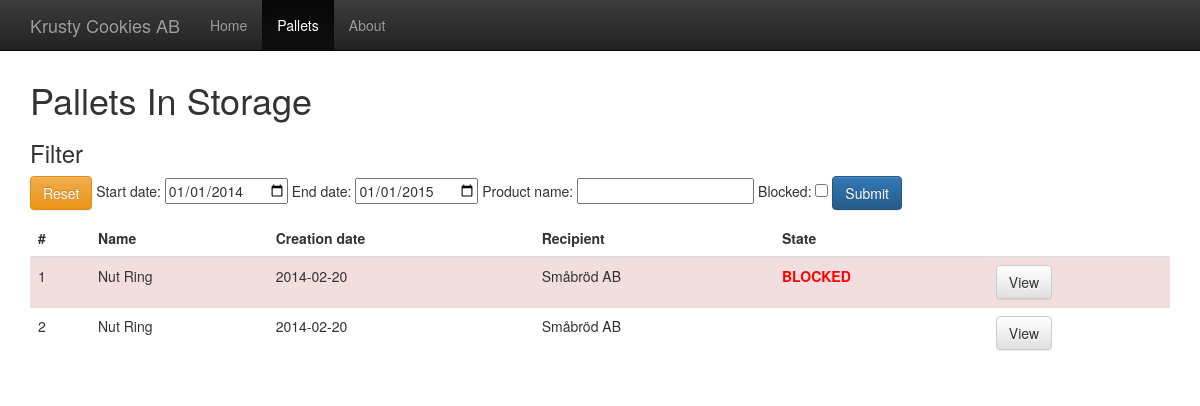
Page /pallets.php on the earlier database version.
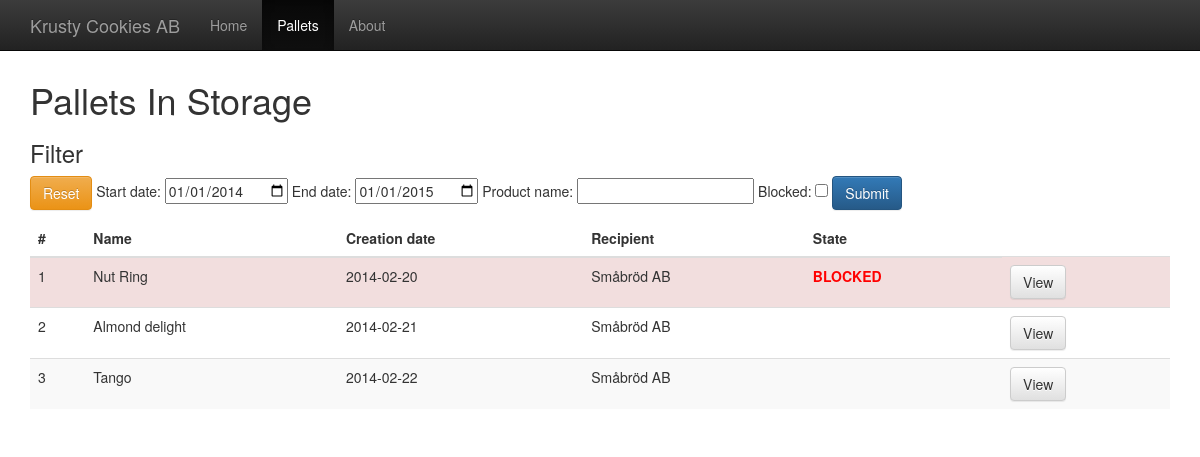
Same page on the later database version.
### tables this page shows
create table pallets (
	palletID INT NOT NULL AUTO_INCREMENT,
	productID INT NOT NULL,
	orderID INT NOT NULL,
	currentState VARCHAR(255),
	creationDate Date,
	FOREIGN KEY(productID) REFERENCES products(productID),
	FOREIGN KEY(orderID) REFERENCES orders(orderID),
	PRIMARY KEY(palletID)
);

create table products ( 
	productID INT NOT NULL AUTO_INCREMENT,
	productName VARCHAR(255),
	PRIMARY KEY(productID)
);

create table customers ( 
	customerID INT NOT NULL AUTO_INCREMENT,
	customerName VARCHAR(255),
	address VARCHAR(255) ,
	PRIMARY KEY(customerID)
);

### database/mysql_connect_data.inc.php (called while the page is built)
<?php
	$host = "127.0.0.1";
	$userName = "eda216";
	$password = "eda216";
	$database = "eda216";
?>

### database/database.inc.php (called while the page is built, shortened)
<?php
class Database {
	private $host;
	private $userName;
	private $password;
	private $database;
	private $conn;
	public function __construct($host, $userName, $password, $database) {
		$this->host = $host;
		$this->userName = $userName;
		$this->password = $password;
		$this->database = $database;
	}
	public function openConnection() {
		try {
			$this->conn = new PDO("mysql:host=$this->host;dbname=$this->database;charset=utf8",
				$this->userName,  $this->password);
			$this->conn->setAttribute(PDO::ATTR_ERRMODE, PDO::ERRMODE_EXCEPTION);
		} catch (PDOException $e) {
			$error = "Connection error: " . $e->getMessage();
			print $error . "<p>";
			unset($this->conn);
			return false;
		}
		return true;
	}
	private function executeQuery($query, $param = null) {
		try {
			$stmt = $this->conn->prepare($query);
			$stmt->execute($param);
			$result = $stmt->fetchAll();
		} catch (PDOException $e) {
			$error = "*** Internal error: " . $e->getMessage() . "<p>" . $query;
			die($error);
		}
		return $result;
	}
	private function createPallets($pallets){
		$output = [];
		foreach ($pallets as $result) {
			$pallet = new Pallet();
			$pallet->palletId = $result['palletID'];
			$pallet->creationDate = $result['creationDate'];
			$pallet->state = $result['currentState'];
			$pallet->productName = $result['productName'];
			$pallet->customerName = $result['customerName'];
			array_push($output, $pallet);
		}
		return $output;
	}
	public function getPallets($startDate, $endDate, $productName, $blocked){
		$sql = "SELECT * FROM pallets INNER JOIN products ON Products.productid = Pallets.productid INNER JOIN Orders ON Orders.orderID = Pallets.orderID INNER JOIN Customers ON Orders.customerID = Customers.customerID WHERE creationDate >= ? AND creationDate <= ?";
		if ($productName) {
			$sql = $sql." AND Products.productName = ?";
			$results = $this->executeQuery($sql, array($startDate, $endDate, $productName));
		} else
			$results = $this->executeQuery($sql, array($startDate, $endDate));
		return $this->createPallets($results);
	}
}
?>

### pallets.php (the view)
<?php $page = "pallets"; $title = "Pallets In Storage"; include "includes/header.php"; ?>
	<h1><?= $title ?></h1>
	<?php
	$startDate = getSafeParam('startdate', '2014-01-01');
	$endDate = getSafeParam('enddate', '2015-01-01');
	$productName = getSafeParam('productname', null);
	$blocked = getSafeParam('blocked', null);
	$pallets = $db->getPallets($startDate, $endDate, $productName, $blocked);
	?>
	<h3>Filter</h3>
	<form>
		<p>
			<button type="button" class="btn btn-warning" onclick="document.location='pallets.php'">Reset</button>
			Start date: <input type="date" name="startdate" value="<?php echo $startDate ?>"/>
			End date: <input type="date" name="enddate" value="<?php echo $endDate ?>"/>
			Product name: <input type="text" name="productname" value="<?php echo $productName ?>"/>
			Blocked: <input type="checkbox" name="blocked" value="true" <?php echo $blocked ? "checked" : ""; ?> />
			<input type="submit" class="btn btn-primary" title="Submit">
		</p>
	</form>
	<table class="table table-striped pallet-table">
		<thead>
			<tr>
				<th>#</th>
				<th>Name</th>
				<th>Creation date</th>
				<th>Recipient</th>
				<th>State</th>
			</tr>
		</thead>
		<tbody>
		<?php if(is_array($pallets)){
		 	foreach ($pallets as $pallet) { ?>
			<tr class='<?= (isset($pallet->state) && $pallet->state === "BLOCKED") ? "danger" : "" ?>'>
				<td><?= $pallet->palletId ?></td>
				<td><?= $pallet->productName ?></td>
				<td><?= $pallet->creationDate ?></td>
				<td><?= $pallet->customerName ?></td>
				<td class='state'><?= $pallet->state ?></td>
				<td class='viewbutton'>
					<button type="button" class="btn btn-default"
							onclick="document.location='showpallet.php?palletid=<?= $pallet->palletId ?>'">
							View
					</button>
				</td>
			</tr>
			<?php }
		} ?>
		</tbody>
	</table>
<?php include "includes/footer.php"; ?>

### includes/header.php (shortened to what this page needs)
<?php
	require_once('./database/database.inc.php');
	require_once("./database/mysql_connect_data.inc.php");
	$db = new Database($host, $userName, $password, $database);
	$projectname = "Krusty Cookies AB";
	function getSafeParam($paramName, $default){
		return (isset($_GET[$paramName]) ? $_GET[$paramName] : $default);;
	}
?>
<!DOCTYPE html>
<html lang="en">
  <head>
		<link rel="stylesheet" href="//netdna.bootstrapcdn.com/bootstrap/3.1.1/css/bootstrap.min.css">
		<link rel="stylesheet" href="//netdna.bootstrapcdn.com/bootstrap/3.1.1/css/bootstrap-theme.min.css">
		<link rel="stylesheet" href="static/global.style.css">
	</head>
	<body>
	<div class="navbar navbar-inverse navbar-fixed-top" role="navigation">
	<div class="container">
	<div class="navbar-header">
	  <a class="navbar-brand" href="#"><?= $projectname ?></a>
	</div>
	<div class="collapse navbar-collapse">
		<ul class="nav navbar-nav">
			<li <?= (!isset($page) || $page === "home") ? "class='active'" : "" ?> ><a href="index.php">Home</a></li>
			<li <?= ( isset($page) && $page === "pallets") ? "class='active'" : "" ?> ><a href="pallets.php">Pallets</a></li>
			<li <?= ( isset($page) && $page === "about") ? "class='active'" : "" ?> ><a href="about.php">About</a></li>
		</ul>
	</div>
	</div>
	</div>
    <div class="container" style="margin-top: 60px;">
      <div class="starter-template">

### includes/footer.php
	</div>
  </body>
</html>

### static/global.style.css (style rules this page uses)
.pallet-table .danger .state { font-weight: bold; color: red; }

Differences in the rows shown:
changed pallets id 2: productID.productName "Nut Ring" → "Almond delight"; creationDate "2014-02-20" → "2014-02-21"
added pallets: palletID "3", productID.productName "Tango", creationDate "2014-02-22", customers.customerName "Småbröd AB"
